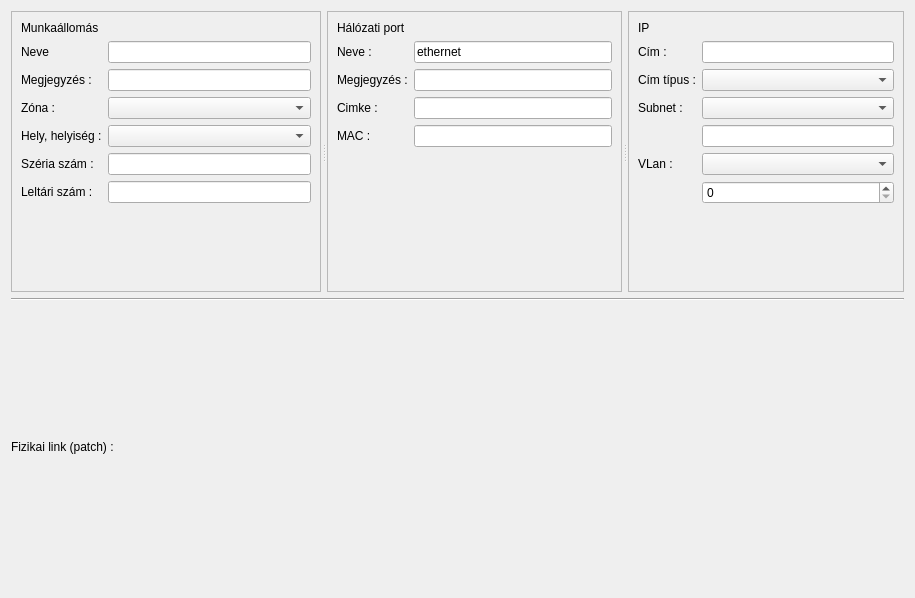
<?xml version="1.0" encoding="UTF-8"?>
<ui version="4.0">
 <class>wstWidget</class>
 <widget class="QWidget" name="wstWidget">
  <property name="geometry">
   <rect>
    <x>0</x>
    <y>0</y>
    <width>915</width>
    <height>598</height>
   </rect>
  </property>
  <property name="windowTitle">
   <string>Form</string>
  </property>
  <layout class="QVBoxLayout" name="verticalLayout">
   <item>
    <widget class="QSplitter" name="splitter">
     <property name="frameShape">
      <enum>QFrame::NoFrame</enum>
     </property>
     <property name="orientation">
      <enum>Qt::Horizontal</enum>
     </property>
     <property name="opaqueResize">
      <bool>false</bool>
     </property>
     <property name="handleWidth">
      <number>6</number>
     </property>
     <widget class="QFrame" name="frame">
      <property name="frameShape">
       <enum>QFrame::StyledPanel</enum>
      </property>
      <layout class="QVBoxLayout" name="verticalLayoutNode">
       <item>
        <widget class="QLabel" name="label">
         <property name="autoFillBackground">
          <bool>true</bool>
         </property>
         <property name="frameShape">
          <enum>QFrame::NoFrame</enum>
         </property>
         <property name="text">
          <string>Munkaállomás</string>
         </property>
         <property name="textFormat">
          <enum>Qt::PlainText</enum>
         </property>
        </widget>
       </item>
       <item>
        <layout class="QFormLayout" name="formLayoutNode">
         <item row="0" column="0">
          <widget class="QLabel" name="labelName">
           <property name="text">
            <string>Neve</string>
           </property>
          </widget>
         </item>
         <item row="0" column="1">
          <widget class="QLineEdit" name="lineEditName"/>
         </item>
         <item row="1" column="0">
          <widget class="QLabel" name="labelNote">
           <property name="text">
            <string>Megjegyzés :</string>
           </property>
          </widget>
         </item>
         <item row="1" column="1">
          <widget class="QLineEdit" name="lineEditNote"/>
         </item>
         <item row="3" column="0">
          <widget class="QLabel" name="labelPlace">
           <property name="text">
            <string>Hely, helyiség :</string>
           </property>
          </widget>
         </item>
         <item row="3" column="1">
          <widget class="QComboBox" name="comboBoxPlace"/>
         </item>
         <item row="4" column="0">
          <widget class="QLabel" name="labelSerial">
           <property name="text">
            <string>Széria szám :</string>
           </property>
          </widget>
         </item>
         <item row="4" column="1">
          <widget class="QLineEdit" name="lineEditSerial"/>
         </item>
         <item row="5" column="0">
          <widget class="QLabel" name="labelInventory">
           <property name="text">
            <string>Leltári szám :</string>
           </property>
          </widget>
         </item>
         <item row="5" column="1">
          <widget class="QLineEdit" name="lineEditInventory"/>
         </item>
         <item row="2" column="0">
          <widget class="QLabel" name="labelZone">
           <property name="text">
            <string>Zóna :</string>
           </property>
          </widget>
         </item>
         <item row="2" column="1">
          <widget class="QComboBox" name="comboBoxZone"/>
         </item>
        </layout>
       </item>
       <item>
        <spacer name="verticalSpacer_2">
         <property name="orientation">
          <enum>Qt::Vertical</enum>
         </property>
         <property name="sizeHint" stdset="0">
          <size>
           <width>20</width>
           <height>40</height>
          </size>
         </property>
        </spacer>
       </item>
      </layout>
     </widget>
     <widget class="QFrame" name="frame">
      <property name="frameShape">
       <enum>QFrame::StyledPanel</enum>
      </property>
      <layout class="QVBoxLayout" name="verticalLayoutPort">
       <item>
        <widget class="QLabel" name="labelPort">
         <property name="text">
          <string>Hálózati port</string>
         </property>
        </widget>
       </item>
       <item>
        <layout class="QFormLayout" name="formLayoutPort">
         <item row="0" column="0">
          <widget class="QLabel" name="labelPName">
           <property name="text">
            <string>Neve :</string>
           </property>
          </widget>
         </item>
         <item row="0" column="1">
          <widget class="QLineEdit" name="lineEditPName">
           <property name="text">
            <string>ethernet</string>
           </property>
          </widget>
         </item>
         <item row="1" column="0">
          <widget class="QLabel" name="labelPNote">
           <property name="text">
            <string>Megjegyzés :</string>
           </property>
          </widget>
         </item>
         <item row="1" column="1">
          <widget class="QLineEdit" name="lineEditPNote"/>
         </item>
         <item row="2" column="0">
          <widget class="QLabel" name="labelPTag">
           <property name="text">
            <string>Cimke :</string>
           </property>
          </widget>
         </item>
         <item row="2" column="1">
          <widget class="QLineEdit" name="lineEditPTag"/>
         </item>
         <item row="3" column="0">
          <widget class="QLabel" name="labelPMAC">
           <property name="text">
            <string>MAC :</string>
           </property>
          </widget>
         </item>
         <item row="3" column="1">
          <widget class="QLineEdit" name="lineEditPMAC"/>
         </item>
        </layout>
       </item>
       <item>
        <spacer name="verticalSpacer">
         <property name="orientation">
          <enum>Qt::Vertical</enum>
         </property>
         <property name="sizeHint" stdset="0">
          <size>
           <width>20</width>
           <height>40</height>
          </size>
         </property>
        </spacer>
       </item>
      </layout>
     </widget>
     <widget class="QFrame" name="frame">
      <property name="frameShape">
       <enum>QFrame::StyledPanel</enum>
      </property>
      <layout class="QVBoxLayout" name="verticalLayoutIp">
       <item>
        <widget class="QLabel" name="labelIP">
         <property name="text">
          <string>IP</string>
         </property>
        </widget>
       </item>
       <item>
        <layout class="QFormLayout" name="formLayoutIp">
         <item row="0" column="0">
          <widget class="QLabel" name="labelAddress">
           <property name="text">
            <string>Cím :</string>
           </property>
          </widget>
         </item>
         <item row="0" column="1">
          <widget class="QLineEdit" name="lineEditAddress"/>
         </item>
         <item row="1" column="0">
          <widget class="QLabel" name="labelIpType">
           <property name="text">
            <string>Cím típus :</string>
           </property>
          </widget>
         </item>
         <item row="1" column="1">
          <widget class="QComboBox" name="comboBoxIpType"/>
         </item>
         <item row="2" column="0">
          <widget class="QLabel" name="labelSubnet">
           <property name="text">
            <string>Subnet :</string>
           </property>
          </widget>
         </item>
         <item row="2" column="1">
          <widget class="QComboBox" name="comboBoxSubnet"/>
         </item>
         <item row="3" column="1">
          <widget class="QLineEdit" name="lineEditSubnet"/>
         </item>
         <item row="4" column="0">
          <widget class="QLabel" name="labelVLan">
           <property name="text">
            <string>VLan :</string>
           </property>
          </widget>
         </item>
         <item row="4" column="1">
          <widget class="QComboBox" name="comboBoxVlan"/>
         </item>
         <item row="5" column="1">
          <widget class="QSpinBox" name="spinBoxVLan">
           <property name="minimum">
            <number>0</number>
           </property>
           <property name="maximum">
            <number>4095</number>
           </property>
          </widget>
         </item>
        </layout>
       </item>
       <item>
        <spacer name="verticalSpacer_3">
         <property name="orientation">
          <enum>Qt::Vertical</enum>
         </property>
         <property name="sizeHint" stdset="0">
          <size>
           <width>20</width>
           <height>40</height>
          </size>
         </property>
        </spacer>
       </item>
      </layout>
     </widget>
    </widget>
   </item>
   <item>
    <widget class="Line" name="line">
     <property name="orientation">
      <enum>Qt::Horizontal</enum>
     </property>
    </widget>
   </item>
   <item>
    <widget class="QLabel" name="label_2">
     <property name="text">
      <string>Fizikai link (patch) :</string>
     </property>
    </widget>
   </item>
  </layout>
 </widget>
 <resources/>
 <connections/>
</ui>
